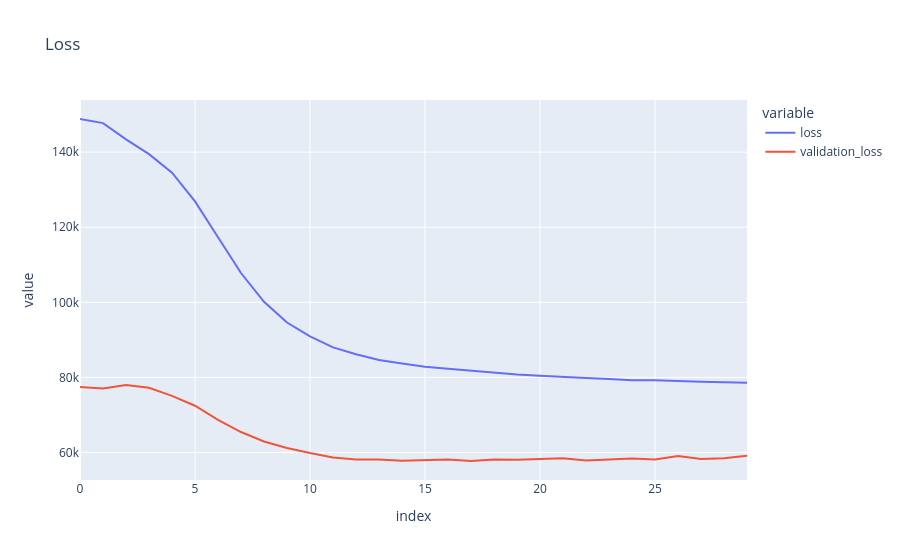
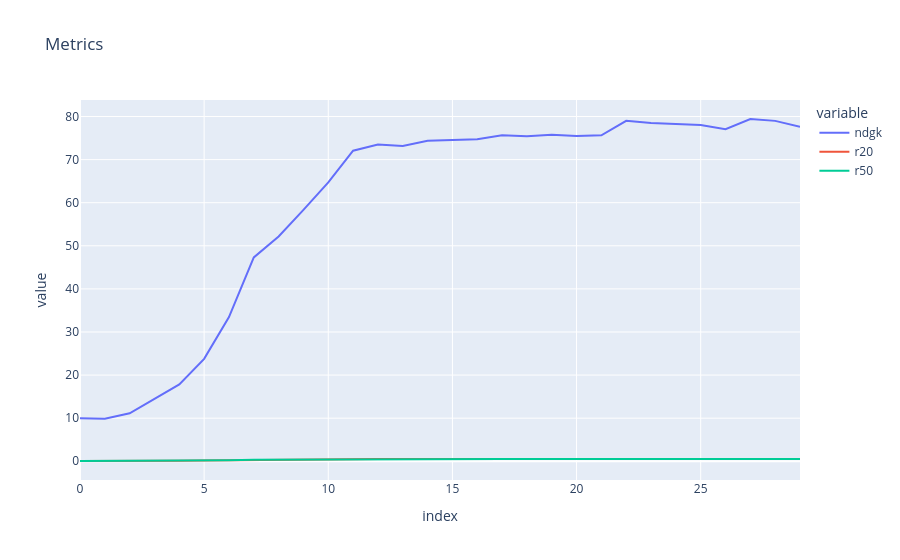

The notebook cell these images were saved under, in order:
### Code cell
losses_df = pd.DataFrame([loss_history, validation_loss_history, ndcg_history, r20_history, r50_history]).T
losses_df.columns = ["loss", "validation_loss", "ndgk", "r20", "r50"]

px.line(losses_df, x=losses_df.index, y=["loss", "validation_loss"], title="Loss").show()
px.line(losses_df, x=losses_df.index, y=["ndgk", "r20", "r50"], title="Metrics").show()

### Figure 1 — Plotly figure (JSON) as saved in the notebook; plotly's stock layout.template omitted (floating-point values rounded to 4 significant figures)
{"data": [{"hovertemplate": "variable=loss<br>index=%{x}<br>value=%{y}<extra></extra>", "legendgroup": "loss", "line": {"color": "#636efa", "dash": "solid"}, "marker": {"symbol": "circle"}, "mode": "lines", "name": "loss", "orientation": "h", "showlegend": true, "type": "scatter", "x": [0, 1, 2, 3, 4, 5, 6, 7, 8, 9, 10, 11, 12, 13, 14, 15, 16, 17, 18, 19, 20, 21, 22, 23, 24, 25, 26, 27, 28, 29], "xaxis": "x", "y": [148800.0, 147700.0, 143400.0, 139500.0, 134500.0, 126900.0, 117300.0, 107800.0, 100100.0, 94610.0, 90900.0, 88000.0, 86150.0, 84630.0, 83710.0, 82860.0, 82290.0, 81770.0, 81150.0, 80740.0, 80410.0, 80040.0, 79810.0, 79560.0, 79260.0, 79240.0, 78970.0, 78860.0, 78720.0, 78540.0], "yaxis": "y"}, {"hovertemplate": "variable=validation_loss<br>index=%{x}<br>value=%{y}<extra></extra>", "legendgroup": "validation_loss", "line": {"color": "#EF553B", "dash": "solid"}, "marker": {"symbol": "circle"}, "mode": "lines", "name": "validation_loss", "orientation": "h", "showlegend": true, "type": "scatter", "x": [0, 1, 2, 3, 4, 5, 6, 7, 8, 9, 10, 11, 12, 13, 14, 15, 16, 17, 18, 19, 20, 21, 22, 23, 24, 25, 26, 27, 28, 29], "xaxis": "x", "y": [77430.0, 77070.0, 78000.0, 77250.0, 75080.0, 72440.0, 68700.0, 65440.0, 62920.0, 61200.0, 59850.0, 58650.0, 58110.0, 58130.0, 57810.0, 57970.0, 58120.0, 57730.0, 58150.0, 58060.0, 58180.0, 58480.0, 57880.0, 58040.0, 58370.0, 58120.0, 59050.0, 58280.0, 58450.0, 59100.0], "yaxis": "y"}], "layout": {"legend": {"title": {"text": "variable"}, "tracegroupgap": 0}, "title": {"text": "Loss"}, "xaxis": {"anchor": "y", "domain": [0, 1], "title": {"text": "index"}}, "yaxis": {"anchor": "x", "domain": [0, 1], "title": {"text": "value"}}}}

### Figure 2 — Plotly figure (JSON) as saved in the notebook; plotly's stock layout.template omitted (floating-point values rounded to 4 significant figures)
{"data": [{"hovertemplate": "variable=ndgk<br>index=%{x}<br>value=%{y}<extra></extra>", "legendgroup": "ndgk", "line": {"color": "#636efa", "dash": "solid"}, "marker": {"symbol": "circle"}, "mode": "lines", "name": "ndgk", "orientation": "h", "showlegend": true, "type": "scatter", "x": [0, 1, 2, 3, 4, 5, 6, 7, 8, 9, 10, 11, 12, 13, 14, 15, 16, 17, 18, 19, 20, 21, 22, 23, 24, 25, 26, 27, 28, 29], "xaxis": "x", "y": [9.973, 9.873, 11.13, 14.52, 17.83, 23.77, 33.47, 47.3, 52.17, 58.33, 64.71, 72.07, 73.53, 73.18, 74.35, 74.53, 74.72, 75.68, 75.45, 75.76, 75.47, 75.63, 79.0, 78.5, 78.31, 78.02, 77.07, 79.43, 78.99, 77.61], "yaxis": "y"}, {"hovertemplate": "variable=r20<br>index=%{x}<br>value=%{y}<extra></extra>", "legendgroup": "r20", "line": {"color": "#EF553B", "dash": "solid"}, "marker": {"symbol": "circle"}, "mode": "lines", "name": "r20", "orientation": "h", "showlegend": true, "type": "scatter", "x": [0, 1, 2, 3, 4, 5, 6, 7, 8, 9, 10, 11, 12, 13, 14, 15, 16, 17, 18, 19, 20, 21, 22, 23, 24, 25, 26, 27, 28, 29], "xaxis": "x", "y": [0.08028, 0.06424, 0.08018, 0.1094, 0.1432, 0.1848, 0.2499, 0.3618, 0.4287, 0.4324, 0.462, 0.5105, 0.5227, 0.5193, 0.5211, 0.5179, 0.5064, 0.5195, 0.5026, 0.517, 0.5179, 0.5252, 0.5563, 0.5476, 0.5426, 0.5467, 0.536, 0.5623, 0.5591, 0.532], "yaxis": "y"}, {"hovertemplate": "variable=r50<br>index=%{x}<br>value=%{y}<extra></extra>", "legendgroup": "r50", "line": {"color": "#00cc96", "dash": "solid"}, "marker": {"symbol": "circle"}, "mode": "lines", "name": "r50", "orientation": "h", "showlegend": true, "type": "scatter", "x": [0, 1, 2, 3, 4, 5, 6, 7, 8, 9, 10, 11, 12, 13, 14, 15, 16, 17, 18, 19, 20, 21, 22, 23, 24, 25, 26, 27, 28, 29], "xaxis": "x", "y": [0.06495, 0.06608, 0.07238, 0.09655, 0.1194, 0.1626, 0.2347, 0.3486, 0.3786, 0.4155, 0.4722, 0.5186, 0.5482, 0.5302, 0.5414, 0.5351, 0.5223, 0.5437, 0.5275, 0.5298, 0.5284, 0.5342, 0.5686, 0.559, 0.5575, 0.5491, 0.5504, 0.5689, 0.5713, 0.5481], "yaxis": "y"}], "layout": {"legend": {"title": {"text": "variable"}, "tracegroupgap": 0}, "title": {"text": "Metrics"}, "xaxis": {"anchor": "y", "domain": [0, 1], "title": {"text": "index"}}, "yaxis": {"anchor": "x", "domain": [0, 1], "title": {"text": "value"}}}}
